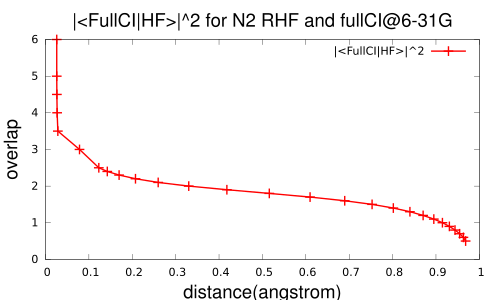

This chart was generated by the following gnuplot code:
set term pdf
set title "|<FullCI|HF>|^2 for N2 RHF and fullCI@6-31G" font "Helvetica,20"
set xlabel "distance(angstrom)" font "Helvetica,20"
set ylabel "overlap"  font "Helvetica,20"
plot '14_n2_631g_pes_det.data' using 1:2 with linespoints lw 4 ps 1 title "|<FullCI|HF>|^2"
